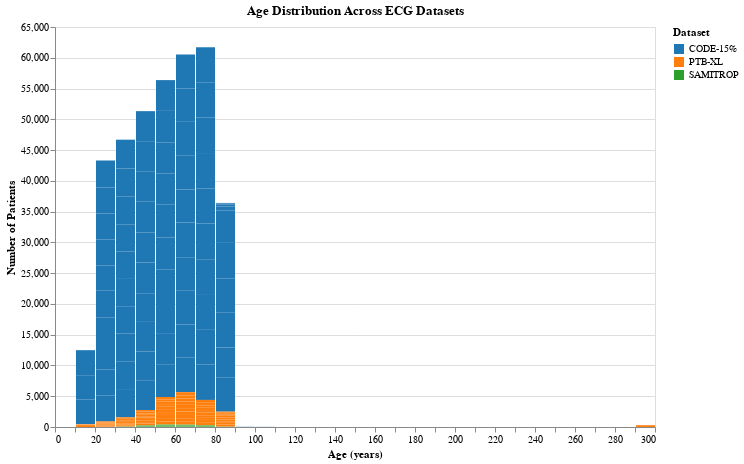

Notebook code cell kept with this figure:
### Code cell
# Prepare data for visualization
# Age distribution comparison
age_data = []
for dataset_name, df in [("CODE-15%", code15_df), ("SAMITROP", samitrop_df)]:
    ages = df.select("age").filter(pl.col("age").is_not_null()).to_pandas()
    for age in ages["age"]:
        age_data.append({"dataset": dataset_name, "age": age})

# Add PTB-XL data
ptbxl_ages = ptbxl_df.select("age").filter(pl.col("age").is_not_null()).to_pandas()
for age in ptbxl_ages["age"]:
    age_data.append({"dataset": "PTB-XL", "age": age})

age_df = pl.from_records(age_data)

# Create age distribution histogram
age_hist = (
    alt.Chart(age_df.to_pandas())
    .mark_bar()
    .encode(
        x=alt.X("age:Q", bin=alt.Bin(maxbins=50), title="Age (years)"),
        y=alt.Y("count():Q", title="Number of Patients"),
        color=alt.Color(
            "dataset:N",
            scale=alt.Scale(
                domain=["CODE-15%", "PTB-XL", "SAMITROP"],
                range=["#1f77b4", "#ff7f0e", "#2ca02c"],
            ),
            title="Dataset",
        ),
        tooltip=["dataset:N", "age:Q", "count():Q"],
    )
    .properties(width=600, height=400, title="Age Distribution Across ECG Datasets")
    .resolve_scale(y="independent")
)

age_hist

### Figure 1 — Vega specification as saved in the notebook (floating-point values rounded to 4 significant figures; data arrays with more than 128 entries replaced by an {"elided": "..."} marker saying what was removed)
{"$schema": "https://vega.github.io/schema/vega/v5.json", "data": [{"name": "source_0", "values": {"elided": "237 records"}}], "signals": [{"name": "bin_maxbins_50_age_bins", "value": {"fields": ["age"], "fname": "bin_age", "start": 0.0, "step": 10.0, "stop": 300.0}}], "marks": [{"type": "rect", "name": "marks", "from": {"data": "source_0"}, "encode": {"update": {"fill": {"field": "dataset", "scale": "color"}, "x2": {"field": "bin_maxbins_50_age", "scale": "x", "offset": {"signal": "0.5 + (abs(scale(\"x\", datum[\"bin_maxbins_50_age_end\"]) - scale(\"x\", datum[\"bin_maxbins_50_age\"])) < 0.25 ? -0.5 * (0.25 - (abs(scale(\"x\", datum[\"bin_maxbins_50_age_end\"]) - scale(\"x\", datum[\"bin_maxbins_50_age\"])))) : 0.5)"}}, "tooltip": {"signal": "{\"dataset\": isValid(datum[\"dataset\"]) ? datum[\"dataset\"] : \"\"+datum[\"dataset\"], \"age\": format(datum[\"age\"], \"\"), \"Count of Records\": format(datum[\"__count\"], \"\")}"}, "y": {"field": "__count_end", "scale": "y"}, "x": {"field": "bin_maxbins_50_age_end", "scale": "x", "offset": {"signal": "0.5 + (abs(scale(\"x\", datum[\"bin_maxbins_50_age_end\"]) - scale(\"x\", datum[\"bin_maxbins_50_age\"])) < 0.25 ? 0.5 * (0.25 - (abs(scale(\"x\", datum[\"bin_maxbins_50_age_end\"]) - scale(\"x\", datum[\"bin_maxbins_50_age\"])))) : -0.5)"}}, "y2": {"field": "__count_start", "scale": "y"}}}, "style": ["bar"]}], "scales": [{"name": "x", "type": "linear", "domain": {"signal": "[bin_maxbins_50_age_bins.start, bin_maxbins_50_age_bins.stop]"}, "range": [0, {"signal": "width"}], "bins": {"signal": "bin_maxbins_50_age_bins"}, "zero": false}, {"name": "y", "type": "linear", "domain": {"data": "source_0", "fields": ["__count_start", "__count_end"]}, "range": [{"signal": "height"}, 0], "nice": true, "zero": true}, {"name": "color", "type": "ordinal", "domain": ["CODE-15%", "PTB-XL", "SAMITROP"], "range": ["#1f77b4", "#ff7f0e", "#2ca02c"]}], "axes": [{"scale": "y", "tickCount": {"signal": "ceil(height/40)"}, "orient": "left", "maxExtent": 0, "gridScale": "x", "minExtent": 0, "ticks": false, "zindex": 0, "domain": false, "grid": true, "labels": false, "aria": false}, {"scale": "x", "title": "Age (years)", "labelOverlap": true, "orient": "bottom", "grid": false, "labelFlush": true, "tickCount": {"signal": "ceil(width/10)"}, "zindex": 0}, {"scale": "y", "orient": "left", "grid": false, "zindex": 0, "title": "Number of Patients", "labelOverlap": true, "tickCount": {"signal": "ceil(height/40)"}}], "title": {"text": "Age Distribution Across ECG Datasets", "frame": "group"}, "background": "white", "style": "cell", "padding": 5, "width": 600, "height": 400, "legends": [{"title": "Dataset", "fill": "color", "symbolType": "square"}]}
